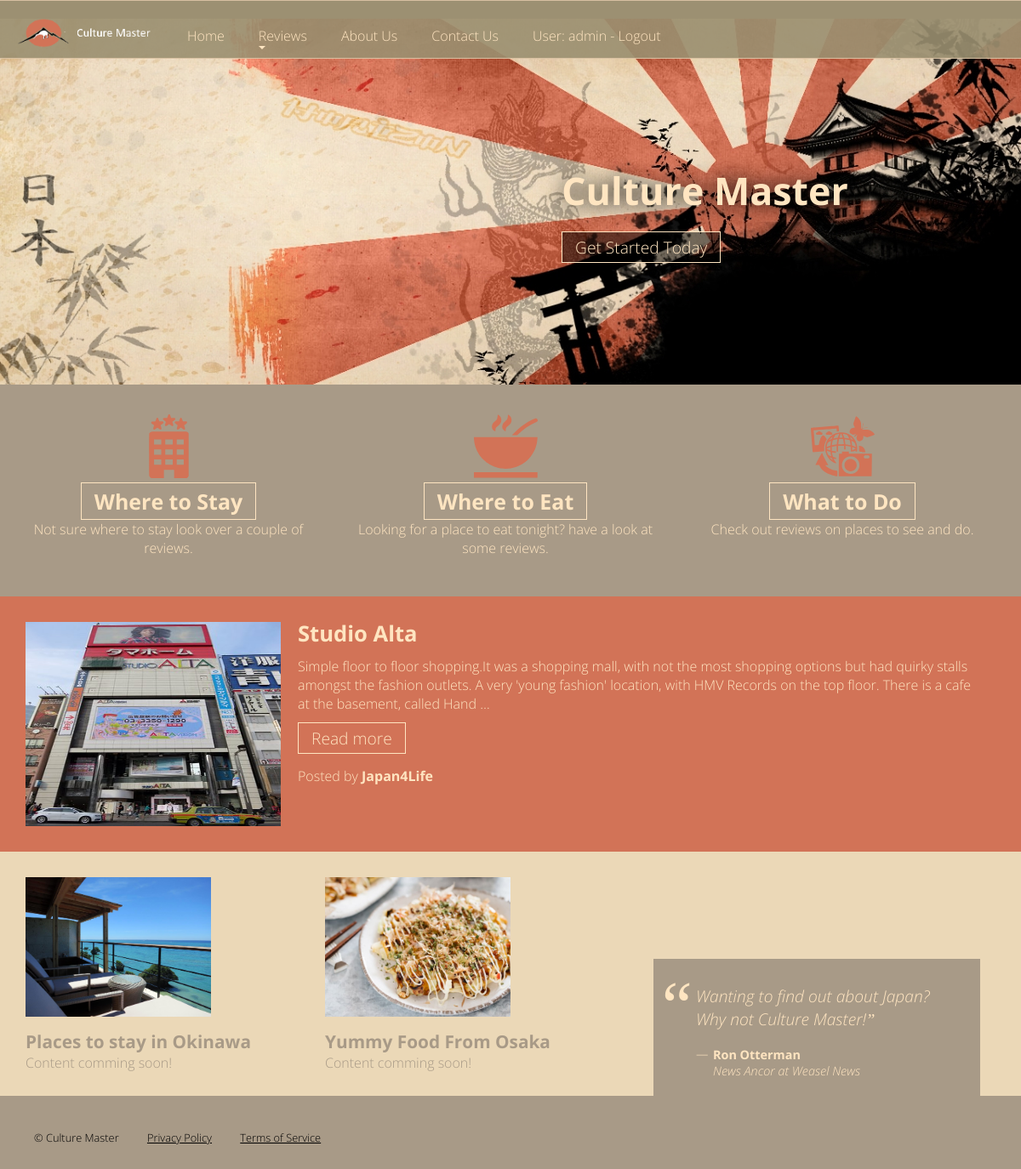
The app's page /home/ (signed in) with its own data.
### home/models.py (models this page shows, shortened)
class Review(models.Model):
    TYPE_CHOICES = (
        ('Food', 'Food'),
        ('Activities', 'Activities'),
        ('Accommodation', 'Accommodation')
    )
    title = models.CharField(max_length=50)
    type = models.CharField(choices=TYPE_CHOICES, max_length=30, default=2)
    content = models.CharField(max_length=4096)
    poster = models.ForeignKey(
        settings.AUTH_USER_MODEL, on_delete=models.SET_NULL, null=True)
    posted = models.CharField(max_length=16, default=timezone.now().date())
    image = models.ImageField(upload_to='review_Images/')
    readonly_fields = ('posted', 'poster')

### home/views.py (the view)
# urls.py: path('', RedirectView.as_view(url='/home/', permanent=True)),
def home(request):
    queryset1 = Review.objects.order_by('-posted')[:1]
    meta = {
        'title': 'Home',
        'companyName': companyName,
        'review_list': queryset1,
        'description': companyName + ' home page where you can see a quick rundown of the page and its features'
    }
    return render(request, 'home/home.html', meta)

### home/templates/home/home.html
{% extends "base.html" %}
{% load static %}
{% block content %}
    <section class="main">
        <aside>
            <div class="content accommodation">
                <h3><a class="btn" href="{% url 'reviews_list_accommodation' %}">Where to Stay</a></h3>
                <p>Not sure where to stay look over a couple of reviews.</p>
            </div>
        </aside>
        <aside>
            <div class="content food">
                <h3><a class="btn" href="{% url 'reviews_list_food' %}">Where to Eat</a></h3>
                <p>Looking for a place to eat tonight? have a look at some reviews.</p>
            </div>
        </aside>
        <aside>
            <div class="content activities">
                <h3><a class="btn" href="{% url 'reviews_list_activities' %}">What to Do</a></h3>
                <p>Check out reviews on places to see and do.</p>
            </div>
        </aside>
    </section>
    <section class="recentReviewClass">
        <article>
            {% if review_list %}
                {% for i in review_list %}
                    <img class="imageNew" id="reviewImage" src="{{ i.image.url }}">
                    <h2>{{ i.title|capfirst }}</h2>
                    <p>{{ i.content|truncatechars:255 }}</p>
                    <a class="btn" title="Launching" href="{% url 'review_detail' i.id %}">Read more</a>
                    <p class="poster">Posted by <strong>{{ i.poster }}</strong></p>
                {% endfor %}
            {% else %}
                <p>There are no reviews to display.</p>
            {% endif %}
        </article>
    </section>
    <section class="Phase">
        <aside>
            <div class="content">
                <img class="imgg" alt="Phase 2" src="{% static 'images/Okinawa_Place_to_Stay.png' %}"/>
                <h4>Places to stay in Okinawa</h4>
                <p>Content comming soon!</p>
            </div>
        </aside>
        <aside>
            <div class="content">
                <img class="imgg" alt="Phase 3" src="{% static 'images/Yummy_Food_From_Osaka.png' %}">
                <h4>Yummy Food From Osaka</h4>
                <p>Content comming soon!</p>
            </div>
        </aside>
        <blockquote>
            <p class="quote">Wanting to find out about Japan? Why not {{ companyName }}!</p>
            <p class="credit"><strong>Ron Otterman</strong><br><em>News Ancor at Weasel News</em></p>
        </blockquote>
    </section>
{% endblock %}

### home/templates/base.html (shortened to what this page needs)
﻿{% load static %}
<!DOCTYPE HTML>
<html>
<head>
    <link rel="stylesheet" type="text/css" media="screen" href="{% static 'css/css.css' %}">
</head>
<body>
<div id="page">
    <header>
        <div>
            <div class="hero">
                <h1>Culture Master</h1><a id="titleButton" title="Get Started" href="{% url 'reviews_list_strd' %}">Get
                Started <span>Today</span></a>
            </div>
        </div>
    </header>
    {% block content %}
    {% endblock %}
    <nav id="Navi">
        <a class="logo" title="Culture Master" href="{% url 'home' %}"><span>Culture Master</span></a>
        <ul>
            <li><a title="Home" href="{% url 'home' %}">Home</a></li>
            <li>
                <a title="Reviews" href="{% url 'reviews_list_strd' %}" aria-haspopup="true">Reviews</a>
            </li>
            <li>
                <a title="About Us" href="{% url 'history' %}">About Us</a>
            </li>
            <li><a title="Contact Us" href="{% url 'contact' %}">Contact Us</a></li>
            {% if user.is_authenticated %}
                <li>
                    <a href="{% url 'logged_out_user' %}?next={{ request.path }}">User: {{ user.get_username }} -
                        Logout</a>
                </li>
            {% else %}
                <li><a href="{% url 'login' %}?next={{ request.path }}">Login</a></li>
            {% endif %}
        </ul>
    </nav>
    <footer>
        <div>
            &copy; Culture Master
            <div class="content">
                <a title="Privacy Policy" href="{% url 'privacyPolicy' %}">Privacy Policy</a>
                <a title="Terms of Service" href="{% url 'termsOfService' %}">Terms of Service</a>
            </div>
        </div>
    </footer>
</div>
</body>
</html>

### records on screen
Review: image (picture), title "Studio Alta", content "Simple floor to floor shopping.It was a shopping mall, with not the most shopping options but had quirky stalls amongst the fashion outlets. A very 'young fashion' location, with HMV Records on the top floor. There is a cafe at the basement, called Hand …", poster "Japan4Life"

### other values on screen
{{ companyName }} "Culture Master"
{{ user.get_username }} "admin"
